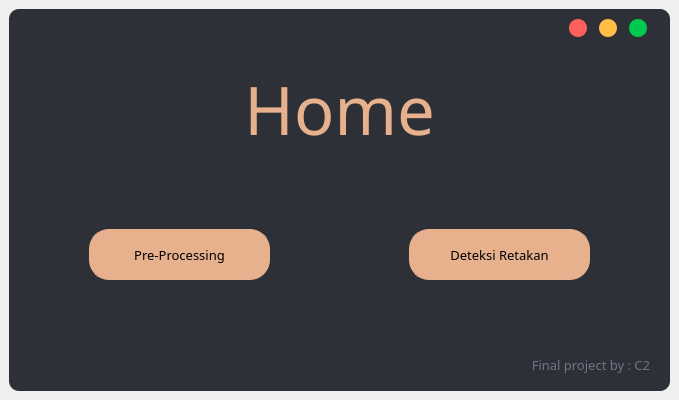
<?xml version="1.0" encoding="UTF-8"?>
<ui version="4.0">
 <class>Home</class>
 <widget class="QMainWindow" name="Home">
  <property name="geometry">
   <rect>
    <x>0</x>
    <y>0</y>
    <width>679</width>
    <height>400</height>
   </rect>
  </property>
  <property name="windowTitle">
   <string>MainWindow</string>
  </property>
  <widget class="QWidget" name="centralwidget">
   <layout class="QVBoxLayout" name="verticalLayout">
    <item>
     <widget class="QFrame" name="shadow">
      <property name="styleSheet">
       <string notr="true">QFrame{
	background-color: rgb(45, 48, 55);
	color: rgb(220, 220, 220);
	border-radius: 10px;
}</string>
      </property>
      <property name="frameShape">
       <enum>QFrame::StyledPanel</enum>
      </property>
      <property name="frameShadow">
       <enum>QFrame::Raised</enum>
      </property>
      <widget class="QLabel" name="label_title">
       <property name="geometry">
        <rect>
         <x>0</x>
         <y>10</y>
         <width>661</width>
         <height>181</height>
        </rect>
       </property>
       <property name="font">
        <font>
         <family>Casta</family>
         <pointsize>50</pointsize>
        </font>
       </property>
       <property name="styleSheet">
        <string notr="true">color: #E7B18E;</string>
       </property>
       <property name="text">
        <string>&lt;html&gt;&lt;head/&gt;&lt;body&gt;&lt;p&gt;Home&lt;/p&gt;&lt;/body&gt;&lt;/html&gt;</string>
       </property>
       <property name="alignment">
        <set>Qt::AlignCenter</set>
       </property>
      </widget>
      <widget class="QLabel" name="label_credits">
       <property name="geometry">
        <rect>
         <x>20</x>
         <y>340</y>
         <width>621</width>
         <height>31</height>
        </rect>
       </property>
       <property name="font">
        <font>
         <family>Gramatika-Medium</family>
         <pointsize>10</pointsize>
        </font>
       </property>
       <property name="styleSheet">
        <string notr="true">color: rgb(110, 117, 134);</string>
       </property>
       <property name="text">
        <string>Final project by : C2</string>
       </property>
       <property name="alignment">
        <set>Qt::AlignRight|Qt::AlignTrailing|Qt::AlignVCenter</set>
       </property>
      </widget>
      <widget class="QPushButton" name="btn_pre">
       <property name="geometry">
        <rect>
         <x>80</x>
         <y>220</y>
         <width>181</width>
         <height>51</height>
        </rect>
       </property>
       <property name="font">
        <font>
         <family>Gramatika-Medium</family>
         <pointsize>10</pointsize>
        </font>
       </property>
       <property name="cursor">
        <cursorShape>PointingHandCursor</cursorShape>
       </property>
       <property name="styleSheet">
        <string notr="true">background-color: #E7B18E;
border: 1px solid #E7B18E; 
border-radius: 20px;</string>
       </property>
       <property name="text">
        <string>Pre-Processing</string>
       </property>
      </widget>
      <widget class="QPushButton" name="btn_detect">
       <property name="geometry">
        <rect>
         <x>400</x>
         <y>220</y>
         <width>181</width>
         <height>51</height>
        </rect>
       </property>
       <property name="font">
        <font>
         <family>Gramatika-Medium</family>
         <pointsize>10</pointsize>
        </font>
       </property>
       <property name="cursor">
        <cursorShape>PointingHandCursor</cursorShape>
       </property>
       <property name="styleSheet">
        <string notr="true">background-color: #E7B18E;
border: 1px solid #E7B18E; 
border-radius: 20px;</string>
       </property>
       <property name="text">
        <string>Deteksi Retakan</string>
       </property>
      </widget>
      <widget class="QPushButton" name="btn_minimize">
       <property name="geometry">
        <rect>
         <x>590</x>
         <y>10</y>
         <width>18</width>
         <height>18</height>
        </rect>
       </property>
       <property name="cursor">
        <cursorShape>PointingHandCursor</cursorShape>
       </property>
       <property name="styleSheet">
        <string notr="true">background: #FFBD44;
border-radius: 9%;</string>
       </property>
       <property name="text">
        <string/>
       </property>
      </widget>
      <widget class="QPushButton" name="btn_gtw">
       <property name="geometry">
        <rect>
         <x>620</x>
         <y>10</y>
         <width>18</width>
         <height>18</height>
        </rect>
       </property>
       <property name="cursor">
        <cursorShape>PointingHandCursor</cursorShape>
       </property>
       <property name="styleSheet">
        <string notr="true">background: #00CA4E;
border-radius: 9%;</string>
       </property>
       <property name="text">
        <string/>
       </property>
      </widget>
      <widget class="QPushButton" name="btn_close">
       <property name="geometry">
        <rect>
         <x>560</x>
         <y>10</y>
         <width>18</width>
         <height>18</height>
        </rect>
       </property>
       <property name="cursor">
        <cursorShape>PointingHandCursor</cursorShape>
       </property>
       <property name="styleSheet">
        <string notr="true">background: #FF605C;
border-radius: 9%;</string>
       </property>
       <property name="text">
        <string/>
       </property>
      </widget>
     </widget>
    </item>
   </layout>
  </widget>
 </widget>
 <resources/>
 <connections/>
</ui>
